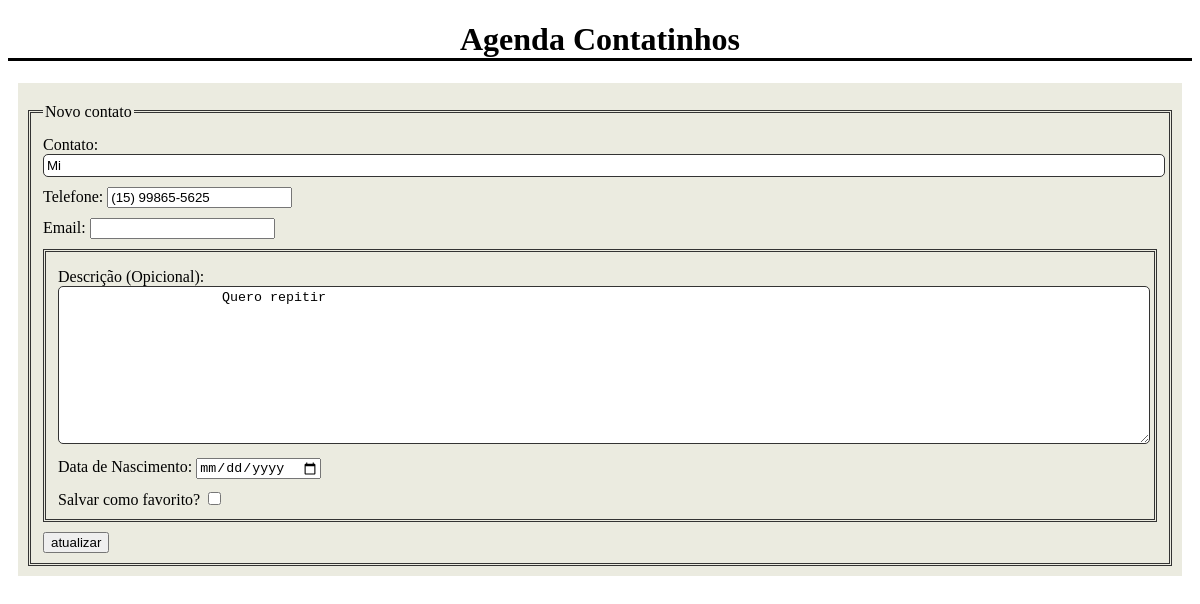
Page /agenda/editar.php?id=1 on the committed database.
### tables this page shows
CREATE TABLE `tb_contato` (
  `id` int(11) NOT NULL,
  `nome` varchar(15) NOT NULL,
  `telefone` char(15) NOT NULL,
  `email` varchar(75) DEFAULT NULL,
  `descricao` text DEFAULT NULL,
  `nascimento` date DEFAULT NULL,
  `favorito` tinyint(1) DEFAULT NULL
);

### agenda/editar.php (called while the page is built, shortened)
<?php
require "banco.php";
require "ajudantes.php";
$contato = busca_contato($conexao,$_GET['id']);
require "template.php";
?>

### agenda/banco.php (called while the page is built, shortened)
<?php
function busca_contato($conexao,$id){
    $SQLbusca = "SELECT * FROM tb_contato WHERE id = $id";
    $SQLresultado = mysqli_query($conexao,$SQLbusca);
    return mysqli_fetch_assoc($SQLresultado);
}

### agenda/ajudantes.php (called while the page is built, shortened)
<?php
function traduz_data_para_exibir($data){
    if ($data == "" or $data == "0000-00-00") {
        return "";
    }
    $objeto_data = DateTime::createFromFormat('Y-m-d',$data);
    print_r($objeto_data->format('d/m/Y'));
}
?>

### agenda/formulario.php (the view, shortened to what this page needs)
<!DOCTYPE html>
<!DOCTYPE html>
<html lang="pt-br">
<head>
</head>
<body>
    <h1>Agenda Contatinhos</h1>
    <form action="">
        <fieldset>
            <legend>Novo contato</legend>
            <label for="nome">
                Contato: <input type="text" name="nome" id="nome" value="<?php echo $contato['nome']; ?>">
            </label>
            <label for="telefone">
                Telefone: <input type="tel" name="telefone" id="telefone" maxlength="15" value="<?php echo $contato['telefone']; ?>">
            </label>
            <label for="email">
                Email: <input type="email" name="email" id="email" maxlength="75" value="<?php echo $contato['email']; ?>">
            </label>
            <fieldset>
                <label for="descricao">
                    Descrição (Opicional):
                    <textarea name="descricao" id="descricao" cols="30" rows="10">
                    <?php echo $contato['descricao']; ?>
                    </textarea>
                </label>
                <label for="nascimento">
                    Data de Nascimento:
                    <input type="date" name="nascimento" id="nascimento" value="<?php echo traduz_data_para_exibir($contato['nascimento']);?>">
                </label>
                <label for="favorito">
                    Salvar como favorito?
                    <input type="checkbox" name="favorito" id="favorito" value="1" <?php echo ($contato['favorito'] == 1) ? 'checked': '' ?>>
                </label>
            </fieldset>
            <label>
                <input type="submit" id="salvar" value="<?php echo ($contato['id'] > 0) ? 'atualizar' : 'cadastrar'; ?>">
            </label>
        </fieldset>
    </form>
</body>
</html>

### tarefas/css/estilo.css (style rules this page uses)
h1 { text-align: center; border-bottom: solid; }
form { margin: 10px; padding: 10px; background-color: hsl(60, 20%, 90%); }
fieldset { border: 3px double #333; color: #000; margin: 10px 0 0 0; }
label { display: block; margin: 10px 0 0 0; }
input[type=text], textarea { width: 100%; border: 1px solid #333; padding: 3px; border-radius: 5px; }

### rows in the picture
tb_contato: nome "Mi", telefone "(15) 99865-5625", descricao "Quero repitir", id "atualizar"
